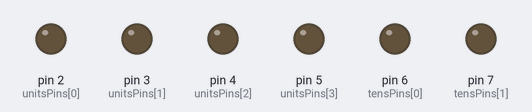
Simulated run of this sketch. Board: Arduino Uno, built with avr-gcc and run on an emulated ATmega328P. On the bench: output pins drawn as LEDs (lit = HIGH).

Above: at 0.1 s.
At 4.1 s:
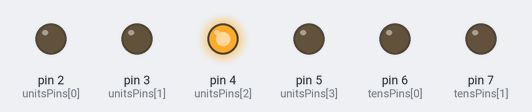
At 9.1 s:
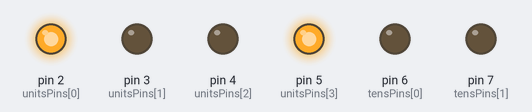
At 19.1 s:
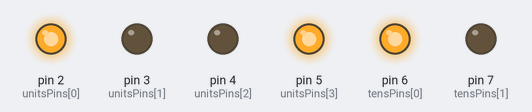
At 29.1 s:
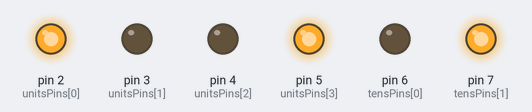
At 39.1 s:
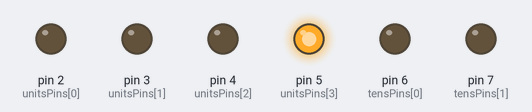
Timing chart, 0 to 40.0 s (numbered marks = the images above):
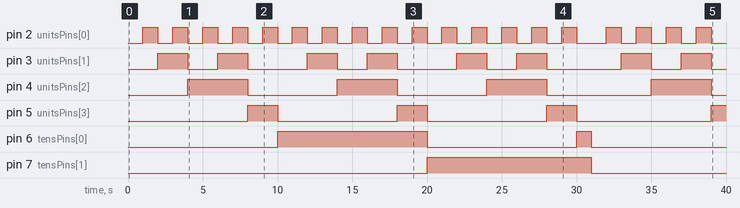

The sketch:

Arduino_Code.ino
```cpp
int unitsPins[4] = {2, 3, 4, 5};
int tensPins[2] = {6, 7};
void setup()
{
  for (int i = 0; i < 4; i++)
  {
    pinMode(unitsPins[i], OUTPUT);
  }

  for (int i = 0; i < 2; i++)
  {
    pinMode(tensPins[i], OUTPUT);
  }
}
void showNumber(int num)
{
  int tens = num / 10;
  int units = num % 10;

  for (int i = 0; i < 4; i++)
  {
    digitalWrite(unitsPins[i], (units >> i) & 1);
  }

  for (int i = 0; i < 2; i++)
  {
    digitalWrite(tensPins[i], (tens >> i) & 1);
  }
}

void loop()
{
  for (int n = 0; n <= 30; n++)
  {
    showNumber(n);
    delay(1000);
  }
}
```

Measured:
- by itself, pin 2 (unitsPins[0]): goes 14 × (HIGH 1.0 s, LOW 1.0 s), HIGH 1.0 s, LOW 2.0 s, 3 × (HIGH 1.0 s, LOW 1.0 s), HIGH 1.0 s, then LOW
- by itself, pin 3 (unitsPins[1]): LOW → HIGH at 2.0 s, → LOW 2.0 s later, → HIGH 2.0 s later, → LOW 2.0 s later, … (16 changes in this stretch)
- by itself, pin 4 (unitsPins[2]): LOW → HIGH at 4.0 s, → LOW 4.0 s later, → HIGH 6.0 s later, → LOW 4.0 s later, … (8 changes in this stretch)
- by itself, pin 5 (unitsPins[3]): alternates HIGH for 2.0 s and LOW for 8.0 s
- by itself, pin 6 (tensPins[0]): LOW → HIGH at 10.0 s, → LOW 10.0 s later, → HIGH 10.0 s later, → LOW 1.0 s later
- by itself, pin 7 (tensPins[1]): LOW → HIGH at 20.0 s, → LOW 11.0 s later
